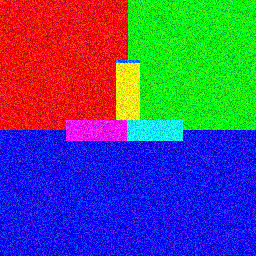
#> input picture colors_noise.png, 256 x 256 px
$ python main.py
#> lines starting #> are read from the running program, lines starting #| are printed output that depends on the picture
#> the answer given: colors_noise.png
#> the answer given: 3
#> the answer given: 1
#> further down, original_img is the input picture: shape (256, 256, 3); mean R, G, B 79.7, 79.6, 129.4
import imageio
import numpy as np
from skimage.color import rgb2hsv
from skimage.morphology import disk, opening, closing, dilation, erosion

######
# METHODS CODE
######
def channels_opening(rgb_img,k):
#> called with k = 3
	img = np.zeros((rgb_img.shape[0],rgb_img.shape[1],3))
	img[:,:,0] = opening(rgb_img[:,:,0], disk(k))
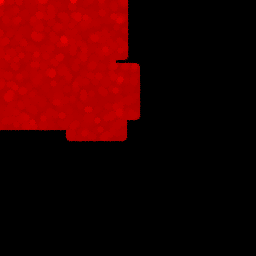
#> img: shape (256, 256, 3) float64; mean R, G, B 49.7, 0, 0
	img[:,:,1] = opening(rgb_img[:,:,1], disk(k))
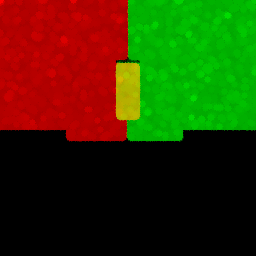
#> img: shape (256, 256, 3) float64; mean R, G, B 49.7, 49.6, 0
	img[:,:,2] = opening(rgb_img[:,:,2], disk(k))
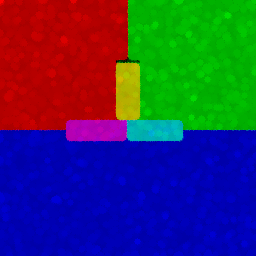
#> img: shape (256, 256, 3) float64; mean R, G, B 49.7, 49.6, 92.7
	return img

def comp_operation(rgb_img,k):
	# 1. Converting the RGB to HSV
	hsv_img = rgb2hsv(rgb_img)

	# 2. Normalising the H channel to the interval 0 - 255
	h = hsv_img[:,:,0]
	min_i, max_i = np.min(h), np.max(h)
	for i in range(len(h)):
		for j in range(len(h[i])):
			pixel = h[i][j]
			h[i][j] = \
				int((pixel-min_i)*(255/(max_i-min_i)))

	# 3. Performing the morphological gradient with the structuring element disk
	morph_grad = dilation(h, disk(k)) \
					- erosion(h, disk(k))

	# 4. Normalising the resulting morphological gradient to the interval 0 - 255
	min_i, max_i = np.min(morph_grad), np.max(morph_grad)
	for i in range(len(morph_grad)):
		for j in range(len(morph_grad[i])):
			pixel = morph_grad[i][j]
			morph_grad[i][j] = \
				int((pixel-min_i)*(255/(max_i-min_i)))

	# 5. Composing the new RGB image
	img = np.zeros((rgb_img.shape[0],rgb_img.shape[1],3))
	opening_img = opening(h, disk(k))
	closing_img = closing(h, disk(k))
	for i in range(len(img)):
		for j in range(len(img[i])):
			img[i][j][0] = morph_grad[i][j]
			img[i][j][1] = opening_img[i][j]
			img[i][j][2] = closing_img[i][j]
	return img

#####
# METRIC METHOD
#####
def RMSE(input_img,output_img):
	width, height, depth = len(input_img),len(input_img[0]),len(input_img[0][0])
#> width = 256; height = 256; depth = 3
	RMSE = np.sum((np.array(input_img).astype(float) - np.array(output_img).astype(float))**2)
#> RMSE = 405802238
	RMSE /= (width*height)
#> RMSE = 6192.1
	return np.sqrt(RMSE)

######
# MAIN CODE
######
# 1. Reading the inputs and defining the variables
# a. image filename, k (size of the structuring element)
# option = 1 for RGB opening, 2 = for composition of operations
filename = str(input()).rstrip()
k = int(input())
option  = int(input())

# 2. Starting the option process
if option == 1:
	original_img = imageio.imread(filename)
	result_img = channels_opening(original_img,k)
elif option == 2:
	original_img = imageio.imread(filename)
	result_img = comp_operation(original_img,k)
else:
	original_img = imageio.imread(filename)
	result_img = channels_opening(original_img,2*k)
	result_img = comp_operation(result_img,k)

# 3. Printing the RSE result between the original image and the result
print("%.4f" % RMSE(original_img,result_img))
#| 78.6896
